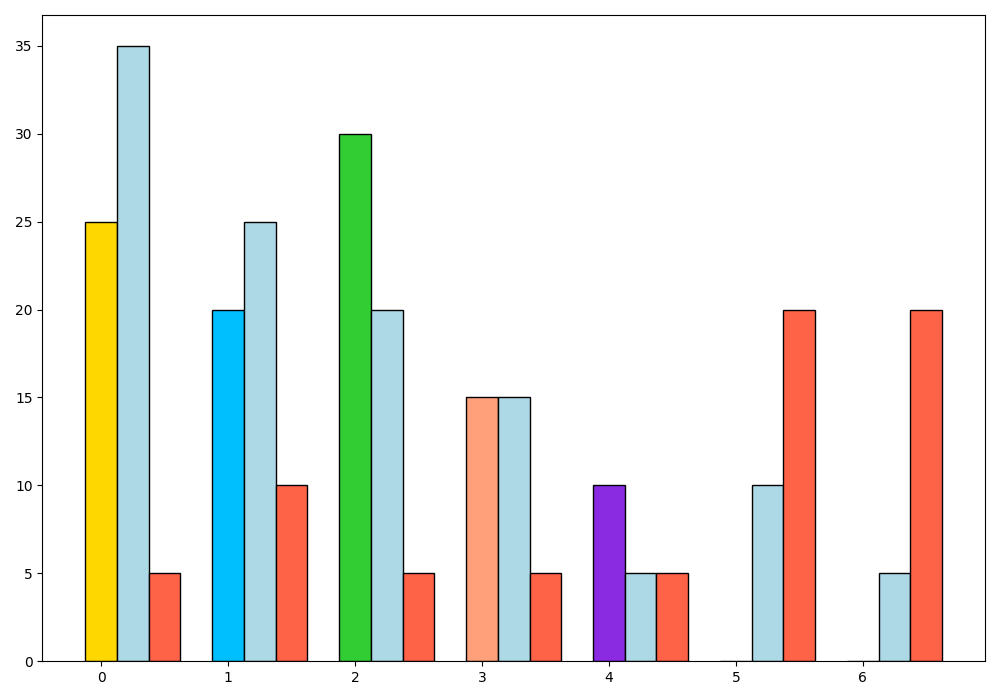

The Python source for this figure:
import matplotlib.pyplot as plt
import numpy as np

energy_sources = ['Solar', 'Wind', 'Hydro', 'Nuclear', 'Geothermal', 'Fusion', 'Biomass']
current_share = [25, 20, 30, 15, 10, 0, 0]
future_share = [35, 25, 20, 15, 5, 10, 5]
experimental_share = [5, 10, 5, 5, 5, 20, 20]

colors = ['#FFD700', '#00BFFF', '#32CD32', '#FFA07A', '#8A2BE2', '#FF4500', '#7FFF00']

fig, ax = plt.subplots(figsize=(10, 7))
bar_width = 0.25
index = np.arange(len(energy_sources))

rects1 = ax.bar(index, current_share, bar_width, color=colors, edgecolor='black')
rects2 = ax.bar(index + bar_width, future_share, bar_width, color='#ADD8E6', edgecolor='black')
rects3 = ax.bar(index + 2 * bar_width, experimental_share, bar_width, color='#FF6347', edgecolor='black')

# Removed title, xlabel, ylabel, xticks, xticklabels, and legend

plt.tight_layout()
plt.show()
